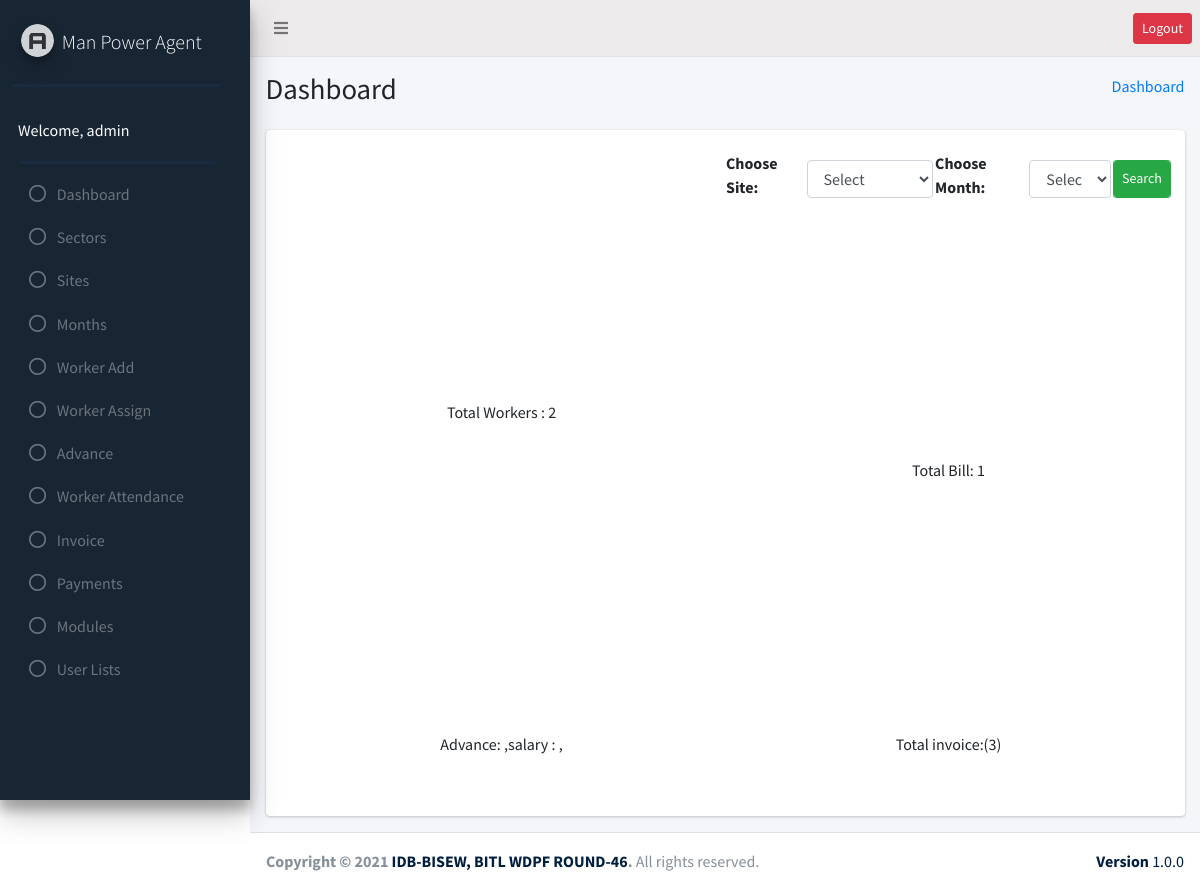
Screenshot of /dashboard.php (signed in) with the database file from the repository.
### tables this page shows
CREATE TABLE `user_role` (
  `id` int(11) NOT NULL,
  `adminID` int(11) NOT NULL,
  `sites_edit` int(50) DEFAULT NULL,
  `sites_delete` int(50) DEFAULT NULL,
  `sectors_edit` int(50) DEFAULT NULL,
  `sectors_delete` int(50) DEFAULT NULL,
  `add_worker_edit` int(50) DEFAULT NULL,
  `add_worker_delete` int(50) DEFAULT NULL,
  `worker_assign_edit` int(50) DEFAULT NULL,
  `worker_assign_delete` int(50) DEFAULT NULL,
  `advance_edit` int(50) DEFAULT NULL,
  `advance_delete` int(50) DEFAULT NULL,
  `payments_edit` int(50) DEFAULT NULL,
  `payments_delete` int(50) DEFAULT NULL,
  `month_edit` int(50) DEFAULT NULL,
  `month_delete` int(50) DEFAULT NULL,
  `modules_edit` int(50) DEFAULT NULL,
  `modules_delete` int(50) DEFAULT NULL,
  `user_lists_edit` int(50) DEFAULT NULL,
  `user_lists_delete` int(50) DEFAULT NULL,
  `worker_attendance_edit` int(11) NOT NULL,
  `worker_attendance_delete` int(11) NOT NULL,
  `invoice_edit` int(11) NOT NULL,
  `invoice_delete` int(11) NOT NULL
);

### dashboard.php (the view, shortened to what this page needs)
<?php
require_once("header.php");
require_once("sidebar.php");
require_once("db_config.php");
?>
<section class="content-header">
  <div class="container-fluid">
    <div class="row mb-2">
      <div class="col-sm-6">
        <h1>Dashboard</h1>
      </div>
      <div class="col-sm-6">
        <ol class="breadcrumb float-sm-right">
          <li class="breadcrumb-item"><a href="#">Dashboard</a></li>
        </ol>
      </div>
    </div>
  </div>
</section>
<section class="content">
  <div class="container-fluid">
    <div class="row">
      <div class="col-md-12">
        <div class="card">
          <div class="card-body">
            <div class="row">
              <div class="col-md-6">
                <div id="chartdiv2"></div>
                <?php
 $number_of_worker = $conn->query("SELECT COUNT(*) FROM `worker`");
  $worker_total = $number_of_worker->fetch_assoc();
  ?>
                <div class="text-center">
                  <?php echo 'Total Workers : '. $worker_total['COUNT(*)']; ?>
                </div>
              </div>
              <div class="col-md-6">
                <div class="row">
                  <div class="">
                    <form action="" method="post">
                      <table>
                        <tr>
                          <td><label for="site">Choose Site: </label></td>
                          <td>
                            <select name="sites" id="sites" class="form-control">
                              <option disabled selected value>Select</option>
                            </select>
                          <td><label for="month">Choose Month: </label></td>
                          <td>
                            <select name="month" id="month" class="form-control">
                              <option disabled selected value>Select</option>
                            </select>
                          </td>
                          </td>
                          <td>
                            <input type="submit" name="submit" id="submit" value="Search"
                              class="form-control btn btn-sm btn-success">
                          </td>
                        </tr>
                      </table>
                    </form>
                  </div>
                </div>
                <div id="chartdiv"></div>
                <?php
 $number_of_invoice = $conn->query("SELECT COUNT(*) FROM `invoice`");
  $invoice_total = $number_of_invoice->fetch_assoc();
  ?>
                <div class="text-center">
                  <?php echo 'Total Bill: '. $invoice_total['COUNT(*)']; ?>
                </div>
              </div>
            </div>
            <div class="row">
              <div class="col-md-6">
                <div id="chartdivv"></div>
                <div class="text-center">Advance: ,salary : ,</div>
              </div>
              <div class="col-md-6">
                <div id="invoiceChart"></div>
                <div class="text-center">Total invoice:(3)</div>
              </div>
            </div>
          </div>
          <div class="card-body">
          </div>
        </div>
      </div>
    </div>
  </div>
</section>
<?php require("footer.php");

### sidebar.php (shortened to what this page needs)
 <?php
    $serverName = 'http://'.$_SERVER['SERVER_NAME'].'/man_power_agent';
    require_once("db_config.php");
?>
 <aside class="main-sidebar bg-success pt-14  elevation-4">
   <a href="" class="brand-link">
     <img src="<?= $serverName; ?>/assets/images/AdminLTELogo.png"
       alt="AdminLTE Logo" class="brand-image img-circle elevation-3" style="opacity: .8">
     <span class="brand-text font-weight-light">Man Power Agent</span>
   </a>
   <div class="bb-2"></div>
   <div class="sidebar">
     <div class="user-panel mt-3  d-flex">
       <div class="info text-white">
         Welcome, <?= $_SESSION['name']; ?>
       </div>
     </div>
     <div class="bb-2"></div>
     <nav class="mt-2">
       <ul class="nav nav-pills nav-sidebar flex-column" data-widget="treeview" role="menu" data-accordion="false">
       <li class="nav-item">
           <a href="http://localhost/man_power_agent/dashboard.php" class="nav-link">
             <i class="far fa-circle nav-icon"></i>
             <p>Dashboard</p>
           </a>
         </li>
         <?php
         $result = $conn->query("SELECT * FROM `admin`");
           while ($row = $result->fetch_assoc()) {
               if ($_SESSION['name'] == $row['name']) {
                   $id = $_SESSION['id'];
                   if ($row['status'] =='active') {
                       $userRoleTable= $conn->query("SELECT * FROM `user_role` JOIN admin ON admin.id= user_role.adminID WHERE `adminID`= $id");
                       while ($roleRow = $userRoleTable->fetch_assoc()) {
                           ?>
        <?php
           if ($roleRow['sectors_edit'] == '1'  || $roleRow['sectors_delete'] == '1') {
               ?>
         <li class="nav-item">
           <a href="http://localhost/man_power_agent/sectors/sectors.php" class="nav-link">
             <i class="far fa-circle nav-icon"></i>
             <p>Sectors</p>
           </a>
         </li>
         <?php
           }
           if ($roleRow['sites_edit'] == '1'  || $roleRow['sites_delete'] == '1') {
               ?>
         <li class="nav-item">
           <a href="http://localhost/man_power_agent/sites/sites.php" class="nav-link">
             <i class="far fa-circle nav-icon"></i>
             <p>Sites</p>
           </a>
         </li>
         <?php
           }
           if ($roleRow['month_edit'] == '1'  || $roleRow['month_delete'] == '1') { ?>
         <li class="nav-item">
           <a href="http://localhost/man_power_agent/month/month.php" class="nav-link">
             <i class="far fa-circle nav-icon"></i>
             <p>Months</p>
           </a>
         </li>
         <?php } ?>
        <?php  if ($roleRow['add_worker_edit'] == '1'  || $roleRow['add_worker_delete'] == '1') { ?>
         <li class="nav-item">
           <a href="http://localhost/man_power_agent/add_worker/add_worker.php" class="nav-link">
             <i class="far fa-circle nav-icon"></i>
             <p>Worker Add</p>
           </a>
         </li>
         <?php } ?>
         <?php  if ($roleRow['worker_assign_edit'] == '1'  || $roleRow['worker_assign_delete'] == '1') { ?>
         <li class="nav-item">
           <a href="http://localhost/man_power_agent/worker_assign/worker_assign.php" class="nav-link">
             <i class="far fa-circle nav-icon"></i>
             <p>Worker Assign</p>
           </a>
         </li>
         <?php  } ?>
         <?php  if ($roleRow['advance_edit'] == '1'  || $roleRow['advance_delete'] == '1') { ?>
         <li class="nav-item">
           <a href="http://localhost/man_power_agent/advance/advance.php" class="nav-link">
             <i class="far fa-circle nav-icon"></i>
             <p>Advance</p>
           </a>
         </li>
         <?php } ?>
         <?php  if ($roleRow['worker_attendance_edit'] == '1'  || $roleRow['worker_attendance_delete'] == '1') { ?>
         <li class="nav-item">
           <a href="http://localhost/man_power_agent/worker_attendance/worker_attendance.php" class="nav-link">
             <i class="far fa-circle nav-icon"></i>
             <p>Worker Attendance</p>
           </a>
         </li>
         <?php } ?>
         <?php  if ($roleRow['invoice_edit'] == '1'  || $roleRow['invoice_delete'] == '1') { ?>
         <li class="nav-item">
           <a href="http://localhost/man_power_agent/invoice/invoice.php" class="nav-link">
             <i class="far fa-circle nav-icon"></i>
             <p>Invoice</p>
           </a>
         </li>
         <?php } ?>
         <?php  if ($roleRow['payments_edit'] == '1'  || $roleRow['payments_delete'] == '1') { ?>
          <li class="nav-item">
           <a href="http://localhost/man_power_agent/payments/payments.php" class="nav-link">
             <i class="far fa-circle nav-icon"></i>
             <p>Payments</p>
           </a>
         </li>
         <?php } ?>
         <?php  if ($roleRow['modules_edit'] == '1'  || $roleRow['modules_delete'] == '1') { ?>
         <li class="nav-item">
           <a href="http://localhost/man_power_agent/modules/modules.php" class="nav-link">
             <i class="far fa-circle nav-icon"></i>
             <p>Modules</p>
           </a>
         </li>
         <?php } ?>
         <?php  if ($roleRow['user_lists_edit'] == '1'  || $roleRow['user_lists_delete'] == '1') { ?>
          <li class="nav-item">
           <a href="http://localhost/man_power_agent/user_lists/user_lists.php" class="nav-link">
             <i class="far fa-circle nav-icon"></i>
             <p>User Lists</p>
           </a>
         </li>
         <?php  } ?>
         <?php
                       }
                   }
                   else {
                       header("location: inactive_user.php");
                   }
               }
           }
         ?>
       </ul>
     </nav>
   </div>
 </aside>

### dashboard.php (style rules this page uses)
#chartdiv2 { width: 100%; height: 250px; }
#chartdivv { width: 100%; height: 250px; }
#invoiceChart { width: 100%; height: 250px; }
#chartdiv { width: 100%; height: 250px; }

### rows the page displays
user_role: sectors_edit 1 (drawn), sites_edit 0 (drawn), month_edit 1 (drawn), add_worker_edit 1 (drawn), worker_assign_edit 1 (drawn), advance_edit 1 (drawn), worker_attendance_edit 1 (drawn), invoice_edit 1 (drawn), payments_edit 1 (drawn), modules_edit 1 (drawn), user_lists_edit 1 (drawn)

### other values shown
$_SESSION['name'] "admin"
$worker_total['COUNT(*)'] "2"
$invoice_total['COUNT(*)'] "1"
